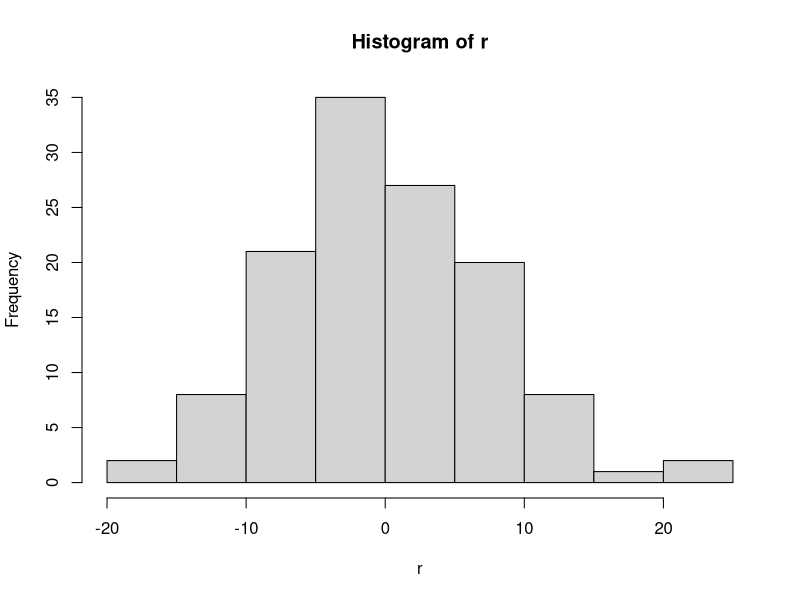

Recreate this plot in R.
## ---- chunk 1
y <- read.table(file="ann_arbor_weather.csv",header=1)
arma2018 <- arima(y$Low[y$Year<=2018], order=c(1,0,1))
arma2018
arma2020 <- arima(y$Low[y$Year<=2020], order=c(1,0,1))
arma2020
## ---- chunk 2
y <- read.table(file="ann_arbor_weather.csv",header=1)
r <-  arima(y$Low, order=c(1,0,1))$resid
shapiro.test(r)
## ---- chunk 3
hist(r)
## ---- chunk 4
y <- read.table(file="ann_arbor_weather.csv",header=1)$Low
year <- seq_along(y)-1 # year since 1900
ad <- abs(y-median(y,na.rm=TRUE))
lm.ad <- lm(ad~year)
summary(lm.ad)
## ---- chunk 5
y <- read.table(file="ann_arbor_weather.csv",header=1)$Low
year <- seq_along(y)-1 # year since 1900
y.na <- is.na(y)
y <- y[!y.na]
year <- year[!y.na]
y2 <- resid(lm(y~year+I(year^2)+I(year^3)))
ad2 <- abs(y2-median(y2))
lm.ad2 <- lm(ad2~year)
summary(lm.ad2)
